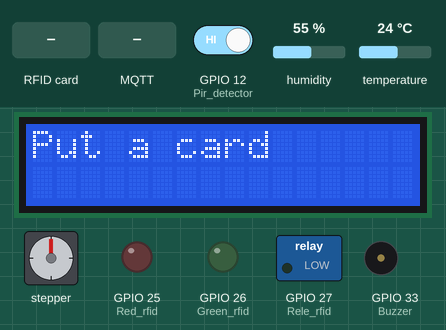
This sketch was run on a simulated ESP32. Shown: stepper motor, 16×2 character LCD, switched loads named in the sketch (green lamp = pin HIGH), output pins drawn as LEDs (lit = HIGH), buzzer (waves = sounding, pin HIGH). Wiring (inferred from the names in the program): stepper motor (2048 steps per turn assumed): coils GPIO 32, GPIO 35, GPIO 34, GPIO 14. Inputs (shaded band) come from the test bench; at power-on: humidity 55 %, temperature 24 °C, GPIO 12 (Pir_detector) HIGH. WiFi joins after 1.5 s; servers stay silent unless stated; no MQTT or app messages arrive unless stated; what the sketch prints to the serial monitor is not drawn.

Above: at 1.7 s.
2.9 s: humidity set to 22 %
At 5.5 s:
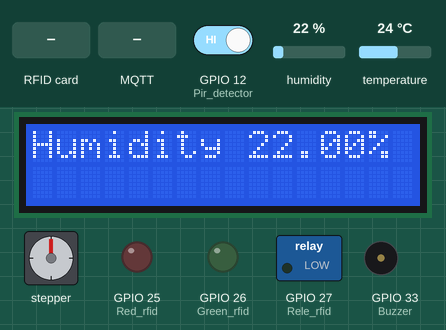
10.3 s: RFID card C4 AB C4 22 held to the reader
At 11.7 s:
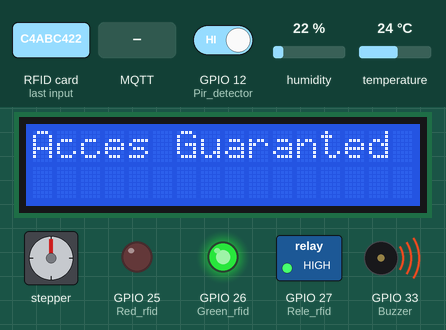
13.4 s: temperature set to 12 °C
At 14.8 s:
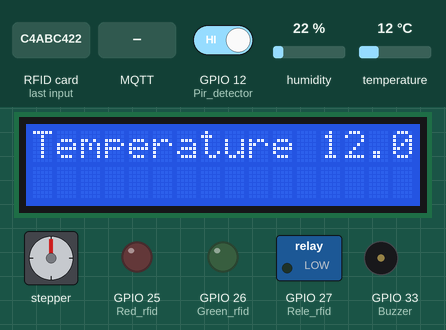
15.5 s: GPIO 12 (Pir_detector) driven LOW
20.5 s: MQTT message "1" arrives on the first subscribed topic
22.6 s: humidity set to 40 %
At 26.1 s:
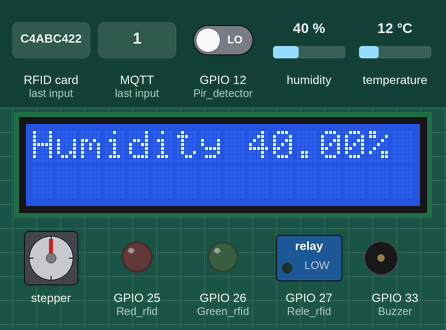
Timing chart, 0 to 27.6 s (numbered marks = the images above; inputs shaded):
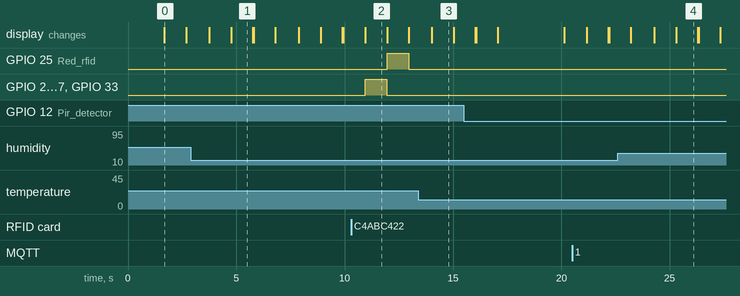

Measured:
- after the input at 10.3 s, GPIO 25 (Red_rfid): LOW → HIGH after 1.7 s, → LOW 1.0 s later; GPIO 26 (Green_rfid), GPIO 27 (Rele_rfid), GPIO 33 (Buzzer): LOW → HIGH after 0.65 s, → LOW 1.0 s later; the display: changes after 0.65 s (image 2)
- what the display in image 0 shows lasts 1.0 s, from 1.7 s to 2.7 s

The sketch:

RRFID_READ.ino
```cpp
// TO.DO
// Cables schema
// Read interact
// Send data


// Importing libraries
#include <LiquidCrystal_I2C.h>
#include <SPI.h>
#include <MFRC522.h>
#include <DHT.h>
#include <WiFi.h>
#include <PubSubClient.h>

// Define Sensors
#define SS_PIN 5
#define RST_PIN 2
#define Green_rfid 26
#define Red_rfid 25
#define Buzzer 33
#define Rele_rfid 27
#define Pir_detector 12
#define DHTPIN 4
  //Paso a paso sensors
  #define IN1 32
  #define IN2 35
  #define IN3 34
  #define IN4 14

// Configurar conexión a MQTT
const char* ssid = "Bepes";
const char* password = "aleix1234567890";
const char* mqttServer = "172.20.10.5";
const int mqttPort = 1888;
const char* mqttUser = "public";
const char* mqttPassword = "public";


//In hex:  C4 AB C4 22
//In dec:  196 171 196 34

// Define variables
int lcdColumns = 16;
int lcdRows = 2;
int warm_up; // For sensor pir
byte LecturaUID[4];
byte Usuario1[4]= {0xC4, 0xAB, 0xC4, 0x22}; // Usuari targeta 1

//DHT CONFIG
#define DHTTYPE DHT11
DHT dht(DHTPIN, DHTTYPE);
//Declaring LCD (lcd)
LiquidCrystal_I2C lcd(0x27, lcdColumns, lcdRows);
//Declaring RFID(rfid)
MFRC522 rfid(SS_PIN, RST_PIN);
String rfidCard;
MFRC522::MIFARE_Key key;
byte nuidPICC[4];
//Conect client
WiFiClient espClient;
PubSubClient client(espClient);
// Create callback to read information
void callback(char* topic, byte* payload, unsigned int length);


// Init array that will store new NUID

void setup(){
  //Define Outputs
  pinMode (Green_rfid, OUTPUT);
  pinMode (Red_rfid, OUTPUT);
  pinMode (Buzzer, OUTPUT);
  pinMode (Rele_rfid, OUTPUT);
  pinMode (IN1, OUTPUT);
  pinMode (IN2, OUTPUT);
  pinMode (IN3, OUTPUT);
  pinMode (IN4, OUTPUT);

  //Define inputs
  pinMode(Pir_detector, INPUT);

  Serial.begin(9600); // open serial connection
  Serial.println(F("Starting the System!"));
  // LCD SETUP
  lcd.init();
  lcd.backlight();

  // RFID SETUP
  SPI.begin();
  rfid.PCD_Init();

  //DHT SETUP
  dht.begin();

  //MQTT SETUP
  WiFi.begin(ssid, password);
  Serial.println("...................................");
  Serial.print("Conectando a WiFi.");
  while (WiFi.status() != WL_CONNECTED) {
    delay(500);
    Serial.print(".");
  }

  Serial.println("Conectado a la red WiFi");
  client.setServer(mqttServer, mqttPort);
  client.setCallback(callback);

    while (!client.connected()) {
    Serial.println("Conectando a MQTT...");
    if (client.connect("ESP32Client", mqttUser, mqttPassword )) {
      Serial.println("Conectado");
      client.subscribe("actuators/doorlock/1"); // Suscribirse al tema para recibir datos del actuador
    } else {
      Serial.print("Falló con estado ");
      Serial.print(client.state());
      delay(2000);
    }
  }


  // Warm Up
  Serial.print("All warm up :)");
}

void loop(){
  client.loop();
  waitEntry();
  checkCard();
  detectMotion();
  readT();
  readH();
  sendRFID(); //Testing, later put in waitEntry

  //sendDataToMQTT();

}
void sendRFID(){
// Look for new cards
  if (!rfid.PICC_IsNewCardPresent() || !rfid.PICC_ReadCardSerial()) {
    return;
  }

  // Concatenate UID bytes into a single string
  String UIDString = "";
  for (byte i = 0; i < rfid.uid.size; i++) {
    if (rfid.uid.uidByte[i] < 0x10) {
      UIDString += "0";
    }
    UIDString += String(rfid.uid.uidByte[i], HEX);
  }

  // Publish UID to MQTT topic
  client.publish("sensors/card_reader/1", UIDString.c_str());
  Serial.println("UID sent to MQTT: " + UIDString);

  // Halt for a moment to prevent multiple reads of the same card
  delay(1000);
}
void readT(){
  client.loop();
  float t = dht.readTemperature();
  if (!isnan(t)) {
    char str[16];
    sprintf(str, "%.2f", t);
    client.publish("sensors/temperature_sensor/1", str);
    Serial.println(str);
  }
  lcd.setCursor(0, 0);
  lcd.print("Temperature ");
  lcd.print(t);
  lcd.print("C");
  delay(1000);
  lcd.clear();
}
void readH(){
  client.loop();
  float h = dht.readHumidity();
  if (!isnan(h)) {
    char str[16];
    sprintf(str, "%.2f", h);
    client.publish("sensors/humidity/1", str);
    Serial.println(str);
  }
  lcd.setCursor(0, 0);
  lcd.print("Humidity ");
  lcd.print(h);
  lcd.print("%");
  delay(1000);
  lcd.clear();
}
void checkCard(){
  if ( ! rfid.PICC_IsNewCardPresent())
    return;

  if ( ! rfid.PICC_ReadCardSerial())
    return;
        Serial.print("UID:");
    for (byte i = 0; i < rfid.uid.size; i++) {
      if (rfid.uid.uidByte[i] < 0x10){
        Serial.print(" 0");
        }
        else{
          Serial.print(" ");
          }
          Serial.print(rfid.uid.uidByte[i], HEX);
          LecturaUID[i]=rfid.uid.uidByte[i];
          }

          Serial.print("\t");

          if(comparaCard(LecturaUID, Usuario1)){
            Serial.println("Bienvenido Aleix");
            correctEntry();
          }
           else
            Serial.println("No reconegut");
            incorrectEntry();
                  rfid.PICC_HaltA();

}

void waitEntry(){
  lcd.setCursor(0, 0);
  lcd.print("Put a card");
  delay(1000);
  lcd.clear();
}

void correctEntry(){
  lcd.setCursor(0, 0);
  lcd.print("Acces Guaranted");
  digitalWrite(Green_rfid, HIGH);
  digitalWrite(Buzzer, HIGH);
  digitalWrite(Rele_rfid, HIGH);
  delay(1000);
  lcd.clear();
  digitalWrite(Buzzer, LOW);
  digitalWrite(Green_rfid, LOW);
  digitalWrite(Rele_rfid, LOW);


}
void incorrectEntry(){
  lcd.setCursor(0, 0);
  lcd.print("Acces Denied");
  digitalWrite(Red_rfid, HIGH);
  delay(1000);
  lcd.clear();
  digitalWrite(Red_rfid, LOW);

}
void detectMotion(){
  client.loop();
  int pir_output;
  pir_output = digitalRead(Pir_detector);

    if( pir_output == LOW )
  {
    if( warm_up == 1 )
     {
      Serial.print("Warming Up\n\n");
      warm_up = 0;
      delay(2000);
    }
    int noDetectet = 0;
    char str[16];
    sprintf(str, "%d", noDetectet);
    client.publish("sensors/pir/1", str);
    Serial.println(str);
    Serial.print("No object in sight\n\n");
    delay(1000);
  }else
  {
    int detectet = 1;
    char str[16];
    sprintf(str, "%d", detectet);
    client.publish("sensors/pir/1", str);
    Serial.println(str);
    Serial.print("Object detected\n\n");
    warm_up = 1;

    delay(1000);
  }

}


boolean comparaCard(byte lectura[],byte usuario[]) {
  for (byte i=0; i < rfid.uid.size; i++){
  if(lectura[i] != usuario[i])
    return(false);
  }
  return(true);
}

void callback(char* topic, byte* payload, unsigned int length) {
  Serial.print("Mensaje recibido en el topic: ");
  Serial.println(topic);

  Serial.print("Contenido del mensaje: ");
  for (int i = 0; i < length; i++) {
    Serial.print((char)payload[i]);
  }
  Serial.println();
}
```
